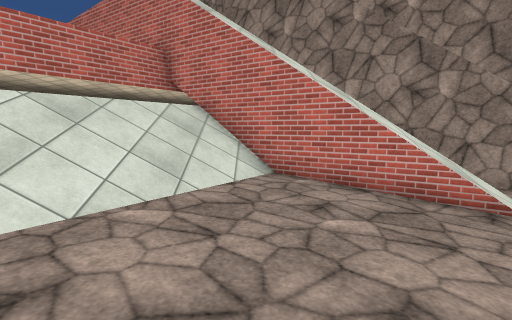
View 1 (above)

17 first-person views from a walk through a Unity game level. The camera is 1.5 m above the floor, tilts 6° down and sees 80° across. The floor is counted in squares, 1 m on a side. Each view is taken from the middle of a square. On the plan, view 1 faces up. The plan holds only what a view shows up to about 15 squares ahead; the rest is blank. The place goes on beyond the plan. The player is left out. Surface patterns are stand-ins for the level's own textures.

View 2
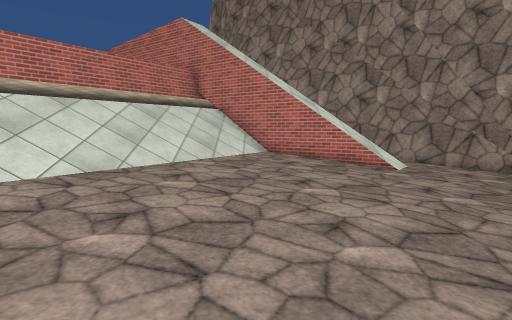

View 3
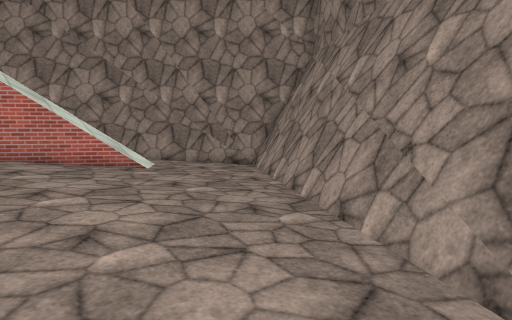

View 4
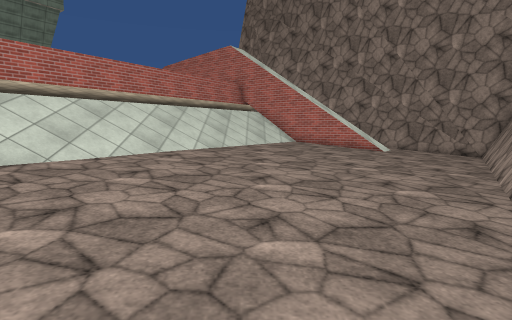

View 5
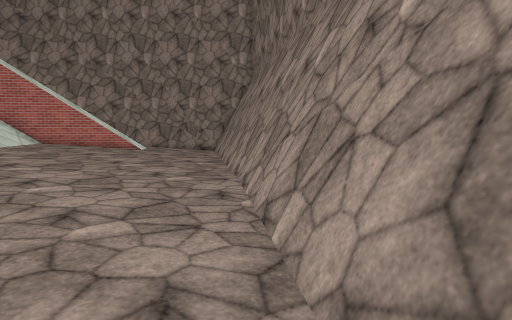

View 6
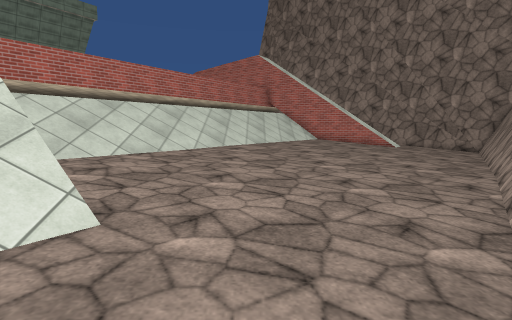

View 7
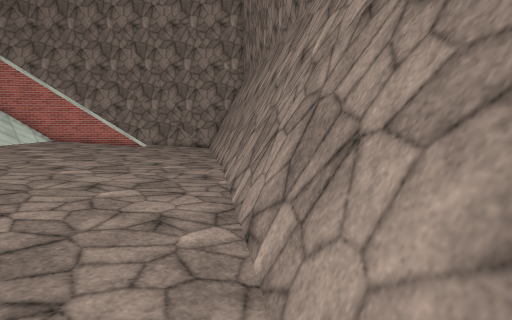

View 8
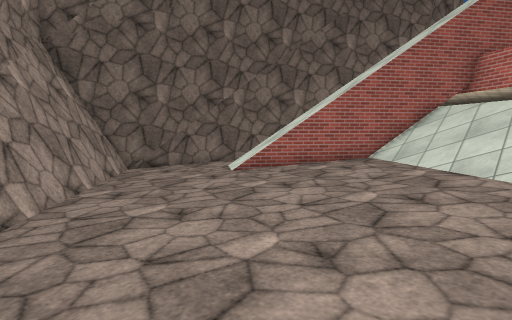

View 9
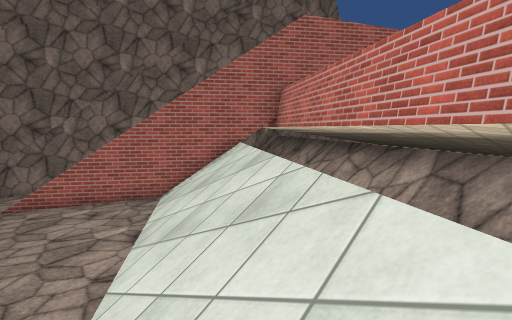

View 10
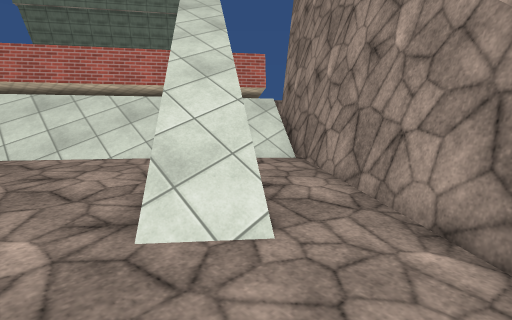

View 11
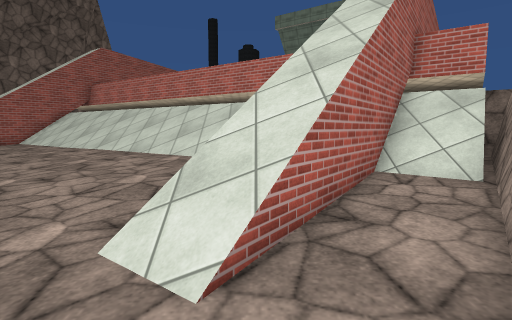

View 12
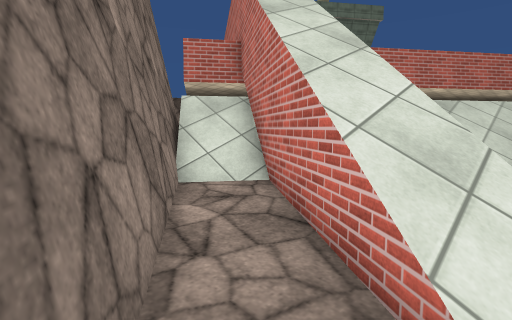

View 13
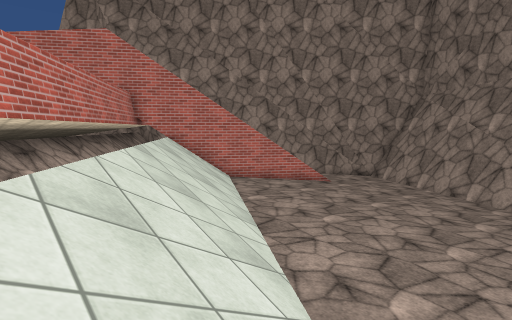

View 14
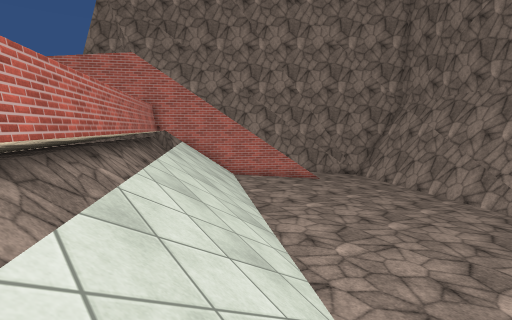

View 15
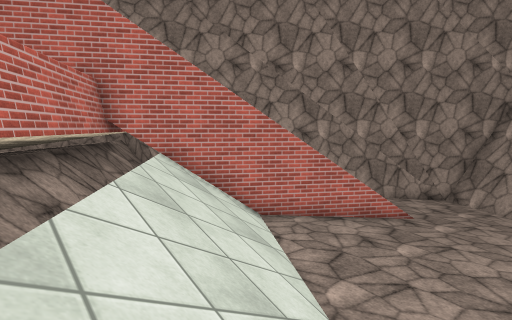

View 16
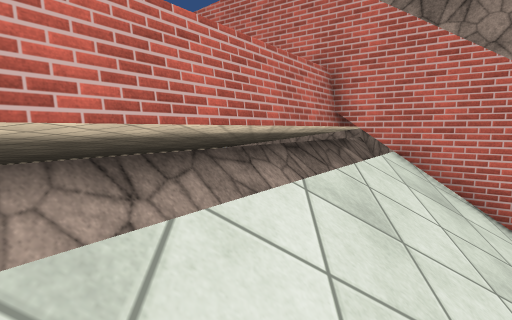

View 17
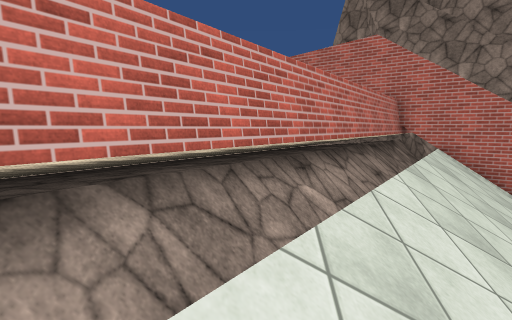

### Floor plan
Key: @ floor where view 1 was taken; # wall or solid block; . main floor; : floor 0.25 m higher than the main floor; - floor 0.25 m lower than the main floor; _ floor 0.5 m lower than the main floor; + floor 5.25 m higher than the main floor; * floor 5.75 m higher than the main floor; % floor 6.25 m higher than the main floor; & floor 6.75 m higher than the main floor; / step, stairs or slope; = window, fence, low wall or low ledge; v drop or lower ground.
Columns run from 17 left of view 1 to 10 right of it. Each row starts with its distance up from view 1.
 15         v  vvvvv##
 14         vv  vvvvv##
 13         vvvv  vvvv##
 12        vvvvvv  vv//##
 11       vvvvvvvvv*////###
 10       vvvvvvvvv/#//::/##
  9      vvvvvvvvvv/####:..##
  8     vvvvvvvvv ////###=..###
  7    vvvvvvvvvv////::###=--_##
  6    vvvvvvvvvv////::.#=/--__#
  5   vvvvvvvvvv////:::...--___#
  4    vvvvvvvv////:::....--___#
  3     vvvvvvv///:::....--___##
  2 vvvvvvvvvv////::.....--__##
  1 vvvvvvvvv////:::....--___##
  0 vvvvvvvvv///:::..@..--__##
 -1 vvvvvvvv////::.....--__##
 -2 vvvvvvv////::......--__##
 -3  vvvvv////:::.....---_##
 -4   vvvv////::.....---_##
 -5 vv&%v////::.....---_=##
 -6  vv*+#//::.....---__##
 -7 vvvv#///:.....---__##
 -8  #v//#//#....---__##
 -9  ###//:///..---___##
-10    ###:.#///--___##
-11      ##.../---__##
-12       ###.---__###
-13         ##--___##
-14          ##/__##
-15           #####

Positions as (right, up) in squares from view 1, and headings:
1: (0, 0), facing up
2: (0, -5), facing up
3: (0, -5), facing up-right
4: (-2, -11), facing up
5: (-3, -12), facing up-right
6: (-4, -14), facing up
7: (-4, -14), facing up-right
8: (1, -2), facing down-left
9: (-5, 3), facing down-left
10: (8, 4), facing up-left
11: (8, 7), facing left
12: (-7, -13), facing up-left
13: (-9, -3), facing up-right
14: (-11, -5), facing up-right
15: (-6, 2), facing up-right
16: (-5, 3), facing up
17: (-9, -2), facing up
